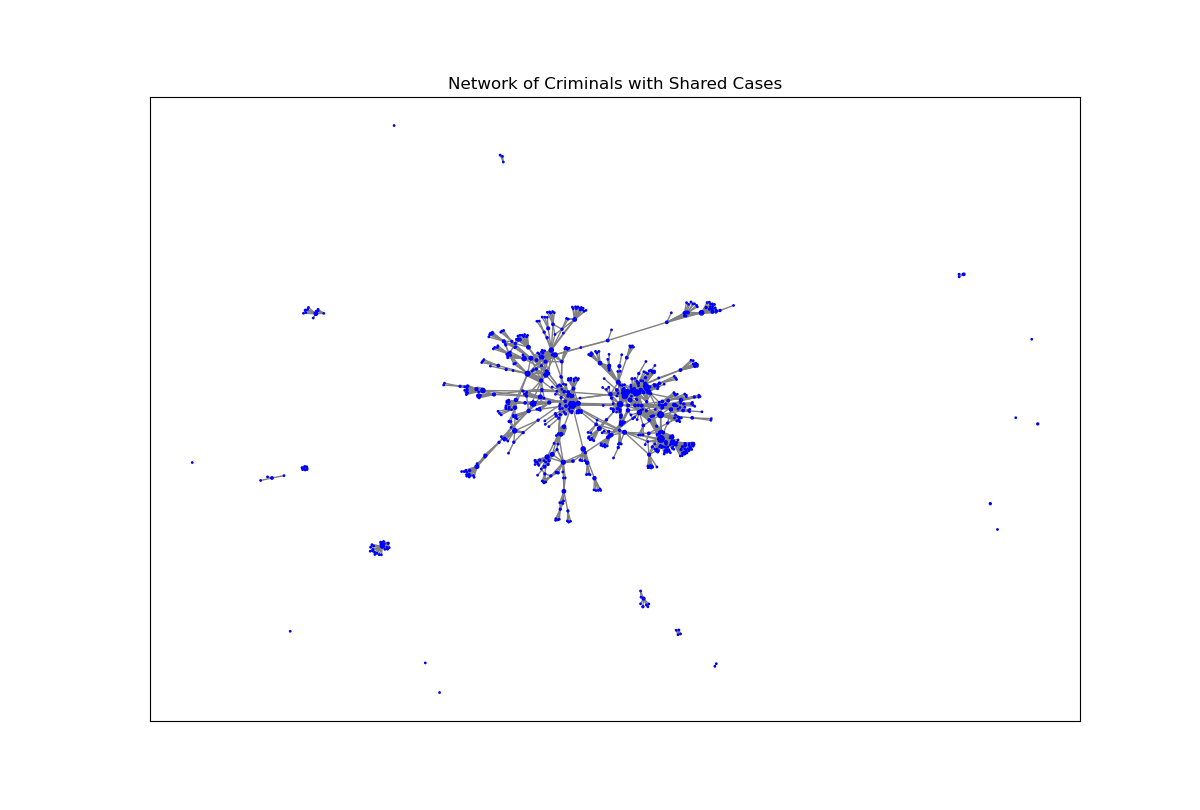

Here is the Python script that generated this plot:
import networkx as nx
from collections import defaultdict
import matplotlib.pyplot as plt
import numpy as np
import collections  # Import the collections module for Counter

file_path = 'out.moreno_crime_crime'

# Create a new graph where nodes represent criminals
G = nx.Graph()

# Read data and build mappings from criminals to cases and vice versa
criminal_to_cases = defaultdict(set)
case_to_criminals = defaultdict(set)

with open(file_path, 'r') as file:
    for line in file:
        if line.strip() and not line.startswith('%'):
            parts = line.split()
            criminal_id = int(parts[0])
            case_id = int(parts[1])
            criminal_to_cases[criminal_id].add(case_id)
            case_to_criminals[case_id].add(criminal_id)

# Add nodes and edges, recording the number of cases each criminal is involved in as a node attribute
for criminal, cases in criminal_to_cases.items():
    G.add_node(criminal, size=len(cases))

for criminals in case_to_criminals.values():
    for criminal1 in criminals:
        for criminal2 in criminals:
            if criminal1 != criminal2:
                if G.has_edge(criminal1, criminal2):
                    G[criminal1][criminal2]['weight'] += 1
                else:
                    G.add_edge(criminal1, criminal2, weight=1)

# Basic Network Properties
num_nodes = G.number_of_nodes()
num_edges = G.number_of_edges()
average_degree = sum(dict(G.degree()).values()) / float(num_nodes)
density = nx.density(G)
clustering_coefficient = nx.average_clustering(G)

# Print network properties
print("Number of Nodes:", num_nodes)
print("Number of Edges:", num_edges)
print("Average Degree:", average_degree)
print("Density:", density)
print("Average Clustering Coefficient:", clustering_coefficient)

# Visualization setup
plt.figure(figsize=(12, 12))
pos = nx.spring_layout(G, scale=2, seed=42)
weights = [G[u][v]['weight']*0.5 for u, v in G.edges()]
node_sizes = [G.nodes[node]['size']*1 for node in G.nodes()]
nx.draw_networkx(G, pos, node_size=node_sizes, node_color='blue', with_labels=False, width=weights, edge_color='gray')
plt.title('Network of Criminals with Shared Cases')
plt.show()
